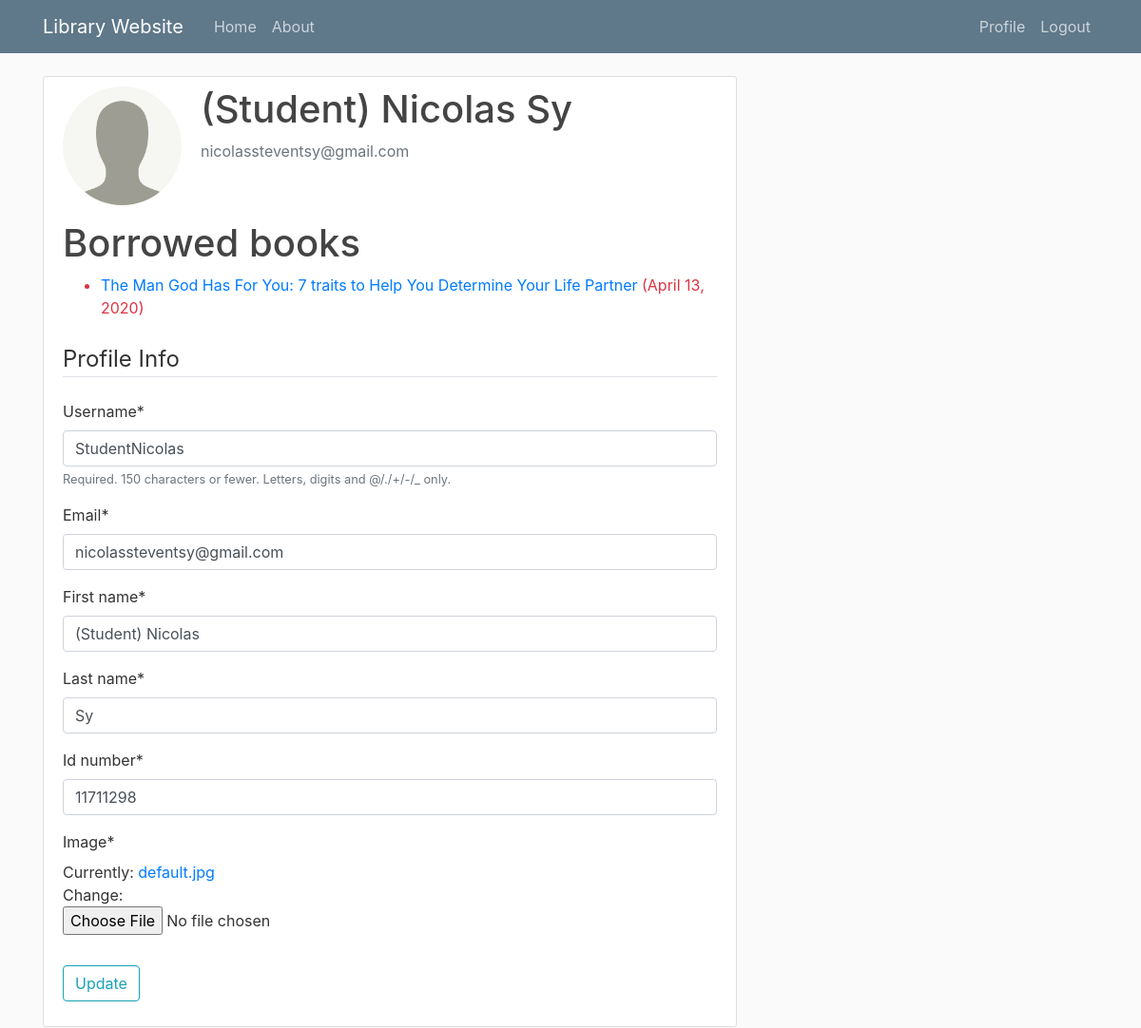
/profile/ (signed in), run on an earlier commit of the app's database.
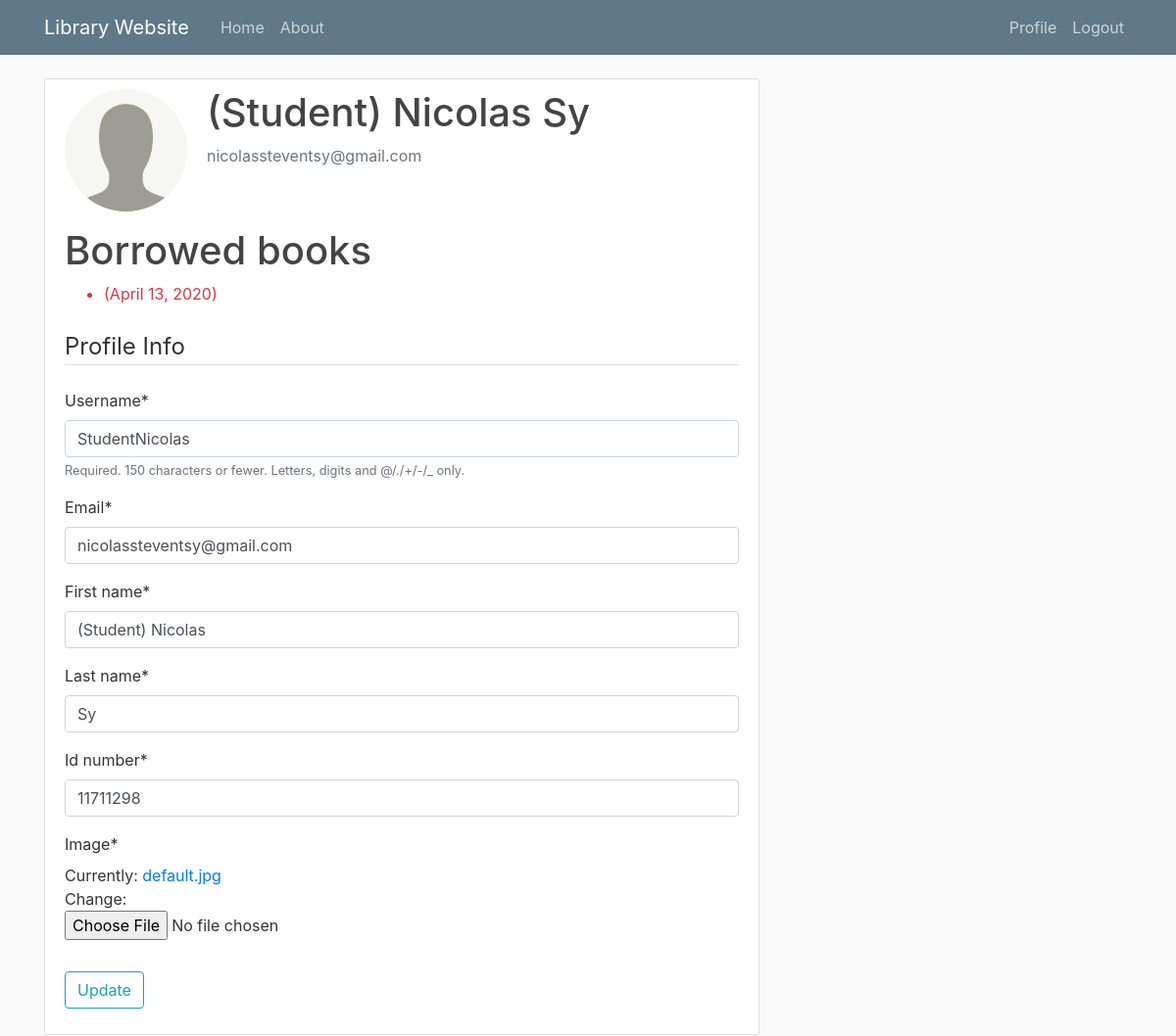
And on a later commit of the database.
### library_website/models.py (models this page shows, shortened)
class BookInstance(models.Model):
	id = models.UUIDField(primary_key=True, default=uuid.uuid4, help_text='Unique ID')
	book = models.ForeignKey('Book', on_delete=models.SET_NULL, null=True)
	imprint = models.CharField(max_length=200)
	due_back = models.DateField(null=True, blank=True)
	borrower = models.ForeignKey(User, on_delete=models.SET_NULL, null=True, blank=True)
	@property
	def is_overdue(self):
	    if self.due_back and date.today() > self.due_back:
	        return True
	    return False
	LOAN_STATUS = (
		('a', 'Available'),
		('r', 'Reserved'),
	)
	status = models.CharField(
		max_length=1,
		choices=LOAN_STATUS,
		blank=True,
		default='a',
		help_text='Book availability',
	)
	class Meta:
		ordering = ['due_back']

class Book(models.Model):
	title = models.CharField(max_length = 250)
	author = models.ForeignKey('Author', on_delete=models.CASCADE, null = True) # CASCADE means if a book is deleted, the author won't be deleted
	publisher = models.ForeignKey('Publisher', on_delete=models.CASCADE, null = True)
	year_of_publication = models.CharField('Year of Publication', default='', max_length=4 )
	isbn = models.CharField('ISBN', max_length=13, help_text='13 Character ISBN number')
	reviews = models.TextField(max_length = 1000, help_text='Enter your review of the book') #dapat sa user din siya???
	image = models.ImageField(default='noImage.jpg', upload_to='book_pics', help_text='Upload cover photo of the book')

### users/views.py (the view)
# urls.py: path('profile/', user_views.profile,  name='profile'),
@login_required
def profile (request):
	if request.method == 'POST':
		u_form = UserUpdateForm(request.POST, instance = request.user)
		p_form = ProfileUpdateForm(request.POST, request.FILES, instance = request.user.profile)
		if u_form.is_valid() and p_form.is_valid():
			u_form.save()
			p_form.save()
			messages.success(request, f'Your account has been updated!')
			return redirect('profile')
	else:
		u_form = UserUpdateForm(instance = request.user)
		p_form = ProfileUpdateForm(instance = request.user.profile)
	bookinstance_list = BookInstance.objects.filter(borrower=request.user).filter(status__exact='r').order_by('due_back')
	context = {
		'u_form': u_form,
		'p_form': p_form,
		'bookinstance_list': bookinstance_list,
	}
	return render(request, 'users/profile.html', context)

### users/forms.py
class UserUpdateForm(forms.ModelForm):
	first_name = forms.CharField(max_length=100)
	last_name = forms.CharField(max_length=100)
	email = forms.EmailField()
	class Meta:
		model = User
		fields = ['username', 'email', 'first_name', 'last_name']

class ProfileUpdateForm(forms.ModelForm):
	class Meta:
		model = Profile
		fields = ['id_number', 'image']

### library_website/templatetags/restrict_access.py (called while the page is built)
@register.filter(name='has_group')
def has_group(user, BookManager):
    group =  Group.objects.get(name=BookManager)
    return group in user.groups.all()

### users/templates/users/profile.html (shortened to what this page needs)
{% extends "library_website/base.html"%}
{% load crispy_forms_tags %}
{% block content %}
    <div class ="content-section">
    	<div class = "media">
    		<img class ="rounded-circle account-img" src="{{ user.profile.image.url }}">
    		<div class ="media-body">
    			<h2 class="account-heading">{{ user.first_name}} {{ user.last_name }} </h2>
    			<p class="text-secondary">{{ user.email }}</p>
    		</div>
    	</div>
        <h1>Borrowed books</h1>
        {% if bookinstance_list %}
            <ul>
              {% for bookinst in bookinstance_list %}
              <li class="{% if bookinst.is_overdue %}text-danger{% endif %}">
                <a href="{% url 'library-book_detail' bookinst.book.pk %}">{{bookinst.book.title}}</a> ({{ bookinst.due_back }})
              </li>
              {% endfor %}
              <br/>
            </ul>
        {% else %}
          <p>There are no books borrowed.</p>
        {% endif %}
    	<form method="POST" enctype="multipart/form-data">
    		<fieldset class ="form-group">
    			<legend class ="border-bottom mb-4">Profile Info</legend>
    			{{ u_form|crispy }}
    			{{ p_form|crispy }}
    		</fieldset>
    		<div class="form-group">
    			<button class="btn btn-outline-info" type="submit"> Update </button>
    		</div>
    	</form>
    </div>
{% endblock content %}

What changed in the data, as far as the page shows it:
changed BookInstance: book_id 2 → empty (drawn); book "The Man God Has For You: 7 traits to Help You Determine Your Life Partner" → (not shown)
